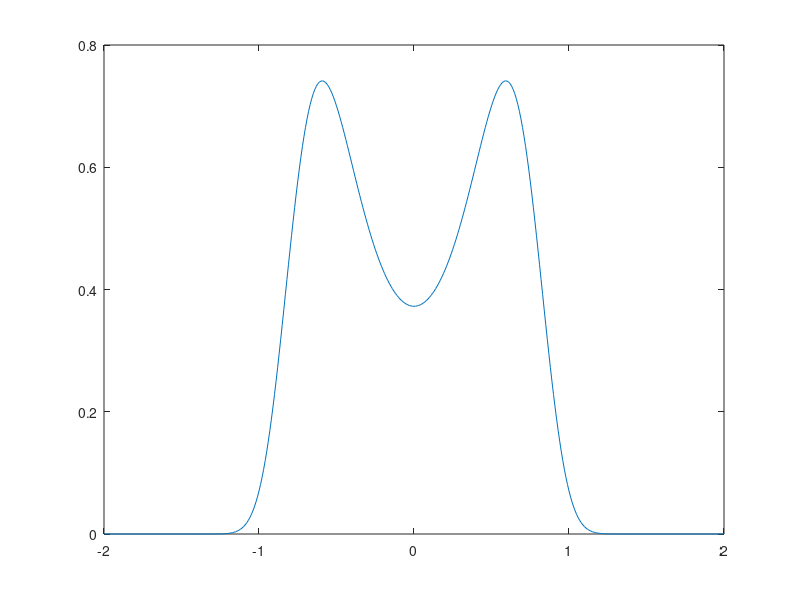

Here is the MATLAB script that generated this plot:
% This code is developed by Foad Karimian.
% It is using Newton's method to solve non-linear MaxEnt equation.
% It is developed based on following paper.
% Mohammad-Djafari, A. (1992). A Matlab program to calculate the maximum entropy distributions. 
% In Maximum Entropy and Bayesian Methods (pp. 221-233). Springer, Dordrecht.

% To verify the code, following data can be used based on example provided
% in paper: if x=[-1:0.01:1], mu=[0 0.3 0 0.15], then independent of
% initial value for lambda, final lambda values should be lambda=[0.9392 0
% -3.3414 0 4.6875].
clear all;

xmin=-2;                %X lower bound
xmax=2;                 %X upper bound
dx=0.01;                %Integral percision
mu=[0 0.3 0 0.15];      %constrains
lambda=[1 2 -1 -1];       %Initial lambda values

x=[xmin:dx:xmax];       %Xs
mu=mu(:);
mu=[1;mu]
x=x(:);
lambda=lambda(:);
lambda=[1 ;lambda];     %add lambda0

M=length(mu);
v=zeros(M,1);
gnk=zeros(M);
phlam=zeros(length(x),M);
p=zeros(length(x),1);

phi=ones(length(x),M);       %function to generate moments (mean, variance,...)
phi(:,2)=phi(:,2).*x;        %first column is x


for i=3:M
    phi(:,i)=phi(:,i-1).*x; %phi contains x^i in "i" column
end

iter=0;
while 1
 
    iter=iter+1;
    disp("---------------"); 
    disp(["iter=",num2str(iter)]);
    
    phlam=phi*lambda;            %multipication of lambdas to x, generates sumation within exponential equatoin in G and f(x) and ...
    p=exp(-phlam);              %generates exponential function
    
    G=ones(M,1);
    
    for i=1:M
        G(i,1)=sum(phi(:,i).*p.*dx);
    end
    
    v=mu-G;
    
    for k=1:M
        for i=1:M
            gnk(k,i)=-sum(phi(:,i).*phi(:,k).*p.*dx);
        end
    end
    
    entropy(iter)=-sum(p.*log(p).*dx);
    
    delta=gnk^-1*v;
    lambda=lambda+delta;
    eps=1e-6;
    
    if(abs(delta./lambda)<10000*eps),break,end
         if(iter>2)
          if(abs((entropy(iter)-entropy(iter-1))/entropy(iter))<eps),break,end
         end
    plot(x,p)
    
    
end
disp(["lambda0=",num2str(lambda(1));
      "lambda1=",num2str(lambda(2));
      "lambda2=",num2str(lambda(3));
      "lambda3=",num2str(lambda(4));
      "lambda4=",num2str(lambda(5))]);
 Entropy=entropy(iter)
